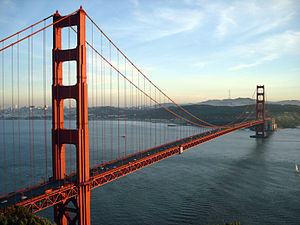
#> input picture imagem/ponte.jpg, 300 x 225 px, found by its file name
$ python utilizando_lacos_de_repeticao_pixels.py
#> lines starting #> are read from the running program, lines starting #| are printed output that depends on the picture
""" Outra possibilidade é utilizar dois laços de repetição para "varrer" todos os pixels da imagem
linha por linha, como é o caso do codigo abaixo:"""
# Obs: Essa estrategia pode nao ser muit perfomatica ja que é um processo lento varrer toda a imagem pixel a pixel

# Importando bibliotecas
import cv2
import imutils
import numpy as np

# Lendo a imagem
imagem = cv2.imread('imagem/ponte.jpg')
#> imagem is the input picture: shape (225, 300, 3); mean B, G, R 141.5, 138.3, 130.4

# Iniciando o laço for in range que percorre as linhas
for y in range(0, imagem.shape[0]):  # Percorre linhas
    for x in range(0, imagem.shape[1]):  # Percorre colunas
        imagem[y, x] = (255, 0, 0)
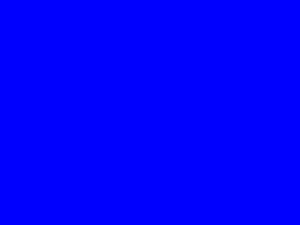
#> imagem: shape (225, 300, 3); mean B, G, R 255, 0, 0

# ABRINDO A IMAGEM
cv2.imshow("Imagem modificada", imagem)

# Esperando apertar algo para fechar
cv2.waitKey(0)
